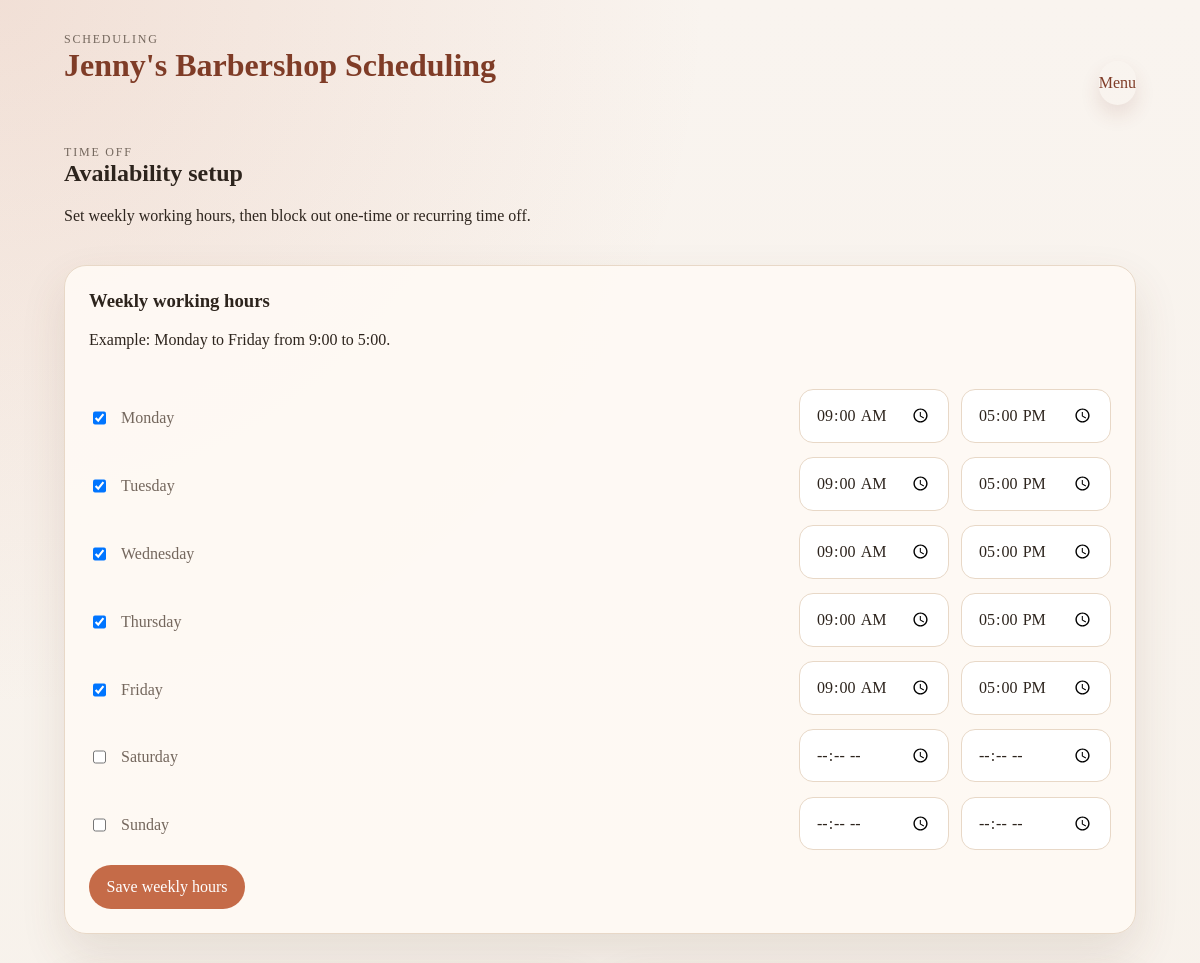
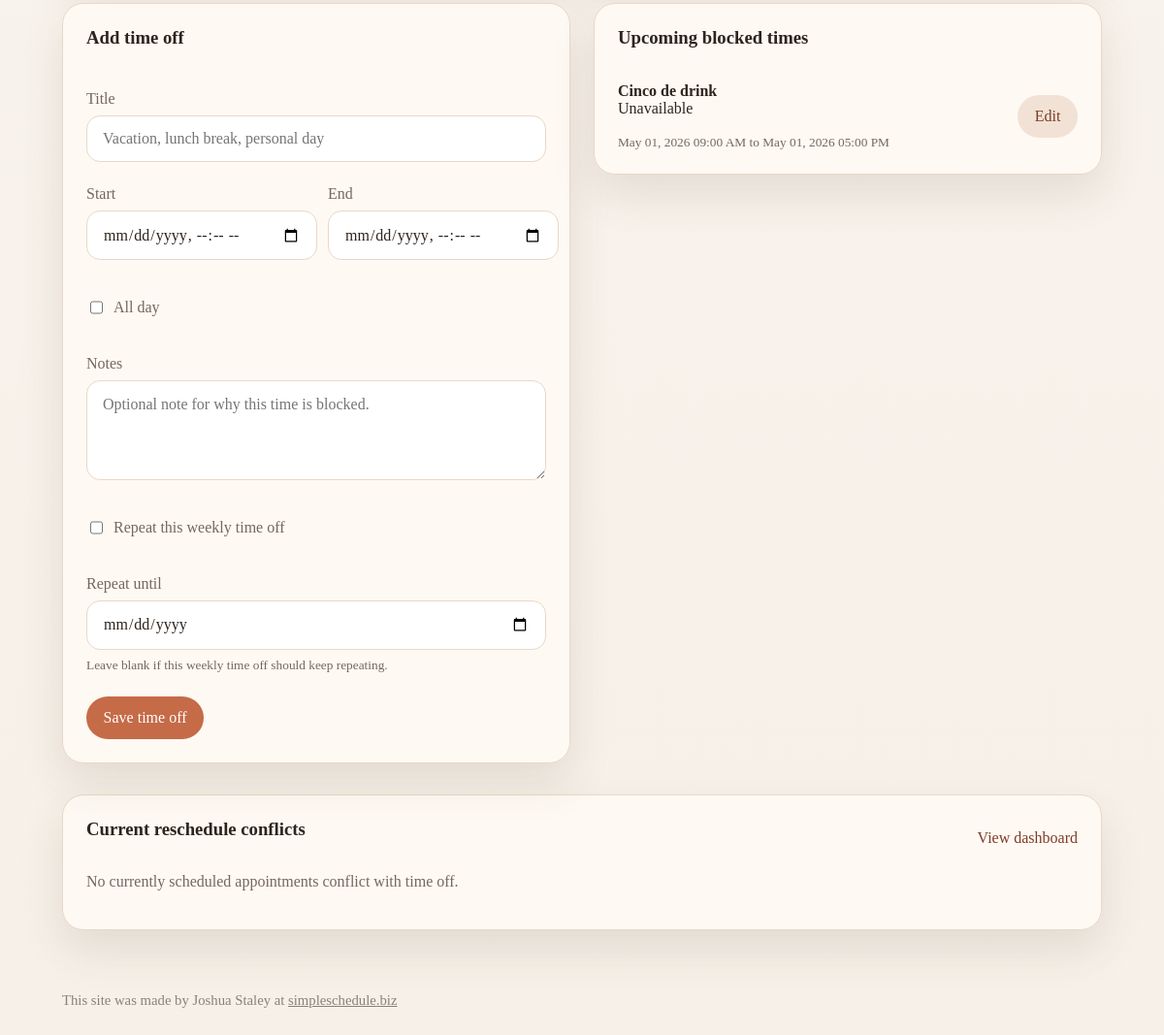
The page /unavailability (signed in) on the database its author committed (2 pictures, top to bottom).
### salon_scheduler/models.py (models this page shows)
class WorkingHours(db.Model):
    id = db.Column(db.Integer, primary_key=True)
    weekday = db.Column(db.Integer, nullable=False, unique=True)
    is_active = db.Column(db.Boolean, default=False, nullable=False)
    start_time = db.Column(db.String(5))
    end_time = db.Column(db.String(5))
    created_at = db.Column(db.DateTime, default=datetime.utcnow, nullable=False)
    updated_at = db.Column(db.DateTime, default=datetime.utcnow, onupdate=datetime.utcnow, nullable=False)

class Unavailability(db.Model):
    id = db.Column(db.Integer, primary_key=True)
    title = db.Column(db.String(120), nullable=False)
    start_datetime = db.Column(db.DateTime, nullable=False)
    end_datetime = db.Column(db.DateTime, nullable=False)
    is_recurring = db.Column(db.Boolean, default=False, nullable=False)
    recurrence = db.Column(db.String(20))
    weekday = db.Column(db.Integer)
    repeat_until = db.Column(db.DateTime)
    notes = db.Column(db.Text)
    created_at = db.Column(db.DateTime, default=datetime.utcnow, nullable=False)

### salon_scheduler/routes.py (the view, shortened to what this page needs)
@main_bp.route("/unavailability", methods=["GET", "POST"])
@stylist_login_required
def manage_unavailability():
    upcoming_unavailability = (
        Unavailability.query.filter(
            (Unavailability.is_recurring.is_(True)) | (Unavailability.end_datetime >= datetime.utcnow())
        )
        .order_by(Unavailability.start_datetime.asc())
        .all()
    )
    conflicting_appointments = collect_conflicting_appointments()
    working_hours = [
        get_working_hours_map().get(index) or WorkingHours(weekday=index, is_active=False)
        for index in range(7)
    ]
    return render_template(
        "unavailability.html",
        upcoming_unavailability=upcoming_unavailability,
        conflicting_appointments=conflicting_appointments,
        working_hours=working_hours,
        weekday_labels=WEEKDAY_LABELS,
    )

### salon_scheduler/routes.py (called while the page is built, shortened)
@main_bp.before_app_request
def load_active_session_state():
    g.stylist_user = None
    g.client = None
    stylist_user_id = session.get("stylist_user_id")
    client_id = session.get("client_id")
    if stylist_user_id:
        g.stylist_user = StylistUser.query.get(stylist_user_id)
    if client_id:
        g.client = Client.query.get(client_id)

@main_bp.app_context_processor
def inject_session_state():
    return {
        "current_stylist": getattr(g, "stylist_user", None),
        "current_client": getattr(g, "client", None),
    }

def stylist_login_required(view_func):
    @wraps(view_func)
    def wrapped_view(*args, **kwargs):
        if StylistUser.query.count() == 0:
            return redirect(url_for("main.stylist_setup"))
        if not g.stylist_user:
            return redirect(url_for("main.stylist_login", next=request.path))
        return view_func(*args, **kwargs)
    return wrapped_view

def parse_time_value(value: str | None) -> time | None:
    if not value:
        return None
    try:
        return datetime.strptime(value, TIME_FORMAT).time()
    except ValueError:
        return None

def get_working_hours_map() -> dict[int, WorkingHours]:
    return {item.weekday: item for item in WorkingHours.query.order_by(WorkingHours.weekday.asc()).all()}

def combine_date_and_time(date_value, time_value: time) -> datetime:
    return datetime.combine(date_value, time_value)

def recurring_unavailability_overlaps(start_datetime: datetime, end_datetime: datetime) -> Unavailability | None:
    recurring_items = (
        Unavailability.query.filter_by(is_recurring=True, recurrence="weekly")
        .order_by(Unavailability.weekday.asc(), Unavailability.start_datetime.asc())
        .all()
    )
    return None

def find_unavailability_overlap(start_datetime: datetime, end_datetime: datetime) -> Unavailability | None:
    one_time_overlap = (
        Unavailability.query.filter(
            Unavailability.is_recurring.is_(False),
            Unavailability.start_datetime < end_datetime,
            Unavailability.end_datetime > start_datetime,
        )
        .order_by(Unavailability.start_datetime.asc())
        .first()
    )
    return one_time_overlap or recurring_unavailability_overlaps(start_datetime, end_datetime)

### salon_scheduler/templates/unavailability.html (shortened to what this page needs)
{% extends "base.html" %}
{% block content %}
<section class="section-heading standalone">
    <div>
        <p class="eyebrow">Time Off</p>
        <h2>Availability setup</h2>
        <p>Set weekly working hours, then block out one-time or recurring time off.</p>
    </div>
</section>
<section class="card working-hours-card">
    <div class="section-heading standalone">
        <div>
            <h3>Weekly working hours</h3>
            <p>Example: Monday to Friday from 9:00 to 5:00.</p>
        </div>
    </div>
    <form method="post" class="hours-grid">
        {% for weekday in working_hours %}
            <div class="hours-row">
                <label class="checkbox inline-checkbox">
                    <input type="checkbox" name="active_{{ weekday.weekday }}" {% if weekday.is_active %}checked{% endif %}>
                    <span>{{ weekday_labels[weekday.weekday] }}</span>
                </label>
                <input type="time" name="start_{{ weekday.weekday }}" value="{{ weekday.start_time or '' }}">
                <input type="time" name="end_{{ weekday.weekday }}" value="{{ weekday.end_time or '' }}">
            </div>
        {% endfor %}
        <div class="actions-row">
            <button class="button" type="submit">Save weekly hours</button>
        </div>
    </form>
</section>
<section class="grid two-col availability-layout">
    <section class="card form-shell">
        <div class="section-heading standalone">
            <div>
                <h3>Add time off</h3>
            </div>
        </div>
        <form method="post" class="form-grid">
            <label class="full">
                Title
                <input type="text" name="title" placeholder="Vacation, lunch break, personal day" required>
            </label>
            <label>
                Start
                <input type="datetime-local" name="start_datetime" required>
            </label>
            <label>
                End
                <input type="datetime-local" name="end_datetime" required>
            </label>
            <label class="checkbox inline-checkbox full">
                <input type="checkbox" name="is_all_day" id="is_all_day">
                <span>All day</span>
            </label>
            <label class="full">
                Notes
                <textarea name="notes" rows="4" placeholder="Optional note for why this time is blocked."></textarea>
            </label>
            <label class="checkbox inline-checkbox full">
                <input type="checkbox" name="is_recurring">
                <span>Repeat this weekly time off</span>
            </label>
            <label class="full">
                Repeat until
                <input type="date" name="repeat_until">
                <small>Leave blank if this weekly time off should keep repeating.</small>
            </label>
            <div class="full actions-row">
                <button class="button" type="submit">Save time off</button>
            </div>
        </form>
    </section>
    <section class="card">
        <div class="section-heading">
            <h3>Upcoming blocked times</h3>
        </div>
        {% if upcoming_unavailability %}
            <div class="list">
                {% for item in upcoming_unavailability %}
                    <article class="list-item">
                        <div>
                            <strong>{{ item.title }}</strong>
                            <p>
                                {% if item.is_recurring %}
                                    Weekly on {{ weekday_labels[item.weekday] }} | {{ item.start_datetime.strftime("%I:%M %p") }} to {{ item.end_datetime.strftime("%I:%M %p") }}
                                {% else %}
                                    {{ item.notes or "Unavailable" }}
                                {% endif %}
                            </p>
                            <small>
                                {% if item.is_recurring %}
                                    Starts {{ item.start_datetime.strftime("%b %d, %Y") }}{% if item.repeat_until %} and ends {{ item.repeat_until.strftime("%b %d, %Y") }}{% else %} and repeats until changed{% endif %}
                                {% else %}
                                    {{ item.start_datetime.strftime("%b %d, %Y %I:%M %p") }} to {{ item.end_datetime.strftime("%b %d, %Y %I:%M %p") }}
                                {% endif %}
                            </small>
                        </div>
                        <a class="button subtle" href="{{ url_for('main.edit_unavailability', unavailability_id=item.id) }}">Edit</a>
                    </article>
                {% endfor %}
            </div>
        {% else %}
            <p class="empty">No time off has been added yet.</p>
        {% endif %}
    </section>
</section>
<section class="card">
    <div class="section-heading">
        <h3>Current reschedule conflicts</h3>
        <a href="{{ url_for('main.dashboard') }}">View dashboard</a>
    </div>
    {% if conflicting_appointments %}
        <div class="list">
            {% for appointment in conflicting_appointments %}
                <article class="list-item">
                    <div>
                        <strong>{{ appointment.client.full_name }}</strong>
                        <p>{{ appointment.title }}</p>
                        <small>{{ appointment.start_datetime.strftime("%b %d, %Y %I:%M %p") }} to {{ appointment.end_datetime.strftime("%I:%M %p") }}</small>
                    </div>
                    <a class="button subtle" href="{{ url_for('main.edit_appointment', appointment_id=appointment.id) }}">Reschedule</a>
                </article>
            {% endfor %}
        </div>
    {% else %}
        <p class="empty">No currently scheduled appointments conflict with time off.</p>
    {% endif %}
</section>
{% endblock %}

### salon_scheduler/static/styles.css (style rules this page uses)
:root { --bg: #f6f0e8; --panel: #fffaf5; --panel-strong: #fff; --text: #2d241d; --muted: #74675d; --accent: #c56b48; --accent-dark: #7f3c27; --line: #e8d8c7; --shadow: 0 20px 45px rgba(102, 65, 43, 0.12); }
* { box-sizing: border-box; }
body { margin: 0; font-family: Georgia, "Times New Roman", serif; color: var(--text); background: radial-gradient(circle at top left, rgba(197, 107, 72, 0.15), transparent 30%), linear-gradient(180deg, #f9f4ef 0%, var(--bg) 100%); }
a { color: var(--accent-dark); text-decoration: none; }
.eyebrow { margin: 0; text-transform: uppercase; letter-spacing: 0.15em; font-size: 0.75rem; color: var(--muted); }
h1, h2, h3, p { margin-top: 0; }
.hero, .grid, .cards, .form-grid, .stats { display: grid; gap: 1.5rem; }
.hero, .card, .flash { background: rgba(255, 250, 245, 0.92); border: 1px solid var(--line); box-shadow: var(--shadow); border-radius: 22px; }
.two-col { grid-template-columns: repeat(2, minmax(0, 1fr)); }
.card { padding: 1.5rem; }
.list { display: grid; gap: 1rem; }
.list-item { display: flex; justify-content: space-between; gap: 1rem; align-items: center; padding-bottom: 1rem; border-bottom: 1px solid var(--line); }
.list-item:last-child { border-bottom: none; padding-bottom: 0; }
.button { display: inline-flex; align-items: center; justify-content: center; border: none; border-radius: 999px; padding: 0.75rem 1.1rem; background: var(--accent); color: white; cursor: pointer; font: inherit; }
.button, .nav-button, input, textarea, select { min-height: 44px; }
.button.subtle { background: #f1e2d5; color: var(--accent-dark); }
.section-heading { display: flex; justify-content: space-between; gap: 1rem; align-items: center; margin-bottom: 1rem; }
.section-heading.standalone { margin-bottom: 1.5rem; }
.notes, .empty, small, label { color: var(--muted); }
.form-shell { max-width: 840px; }
.form-grid { grid-template-columns: repeat(2, minmax(0, 1fr)); }
.form-grid label { display: grid; gap: 0.5rem; }
.form-grid .full { grid-column: 1 / -1; }
input, textarea, select { width: 100%; padding: 0.9rem 1rem; border-radius: 14px; border: 1px solid var(--line); background: var(--panel-strong); font: inherit; color: var(--text); }
.checkbox { display: flex; align-items: center; gap: 0.75rem; }
.inline-checkbox { display: inline-flex !important; justify-self: start; align-self: end; }
.checkbox input { width: auto; }
.actions, .actions-row { display: flex; gap: 0.75rem; flex-wrap: wrap; }
.availability-layout { align-items: start; margin-bottom: 2rem; }
.working-hours-card { margin-bottom: 2rem; }
.hours-grid { display: grid; gap: 0.9rem; }
.hours-row { display: grid; grid-template-columns: minmax(150px, 1fr) 150px 150px; gap: 0.75rem; align-items: center; }

### rows shown on the page
WorkingHours: is_active "☑", weekday "Monday", start_time "09:00", end_time "17:00"
WorkingHours: is_active "☑", weekday "Tuesday", start_time "09:00", end_time "17:00"
WorkingHours: is_active "☑", weekday "Wednesday", start_time "09:00", end_time "17:00"
WorkingHours: is_active "☑", weekday "Thursday", start_time "09:00", end_time "17:00"
WorkingHours: is_active "☑", weekday "Friday", start_time "09:00", end_time "17:00"
WorkingHours: weekday "Saturday"
WorkingHours: weekday "Sunday"
Unavailability: title "Cinco de drink", notes "Unavailable", start_datetime "May 01, 2026 09:00 AM", end_datetime "May 01, 2026 05:00 PM"
